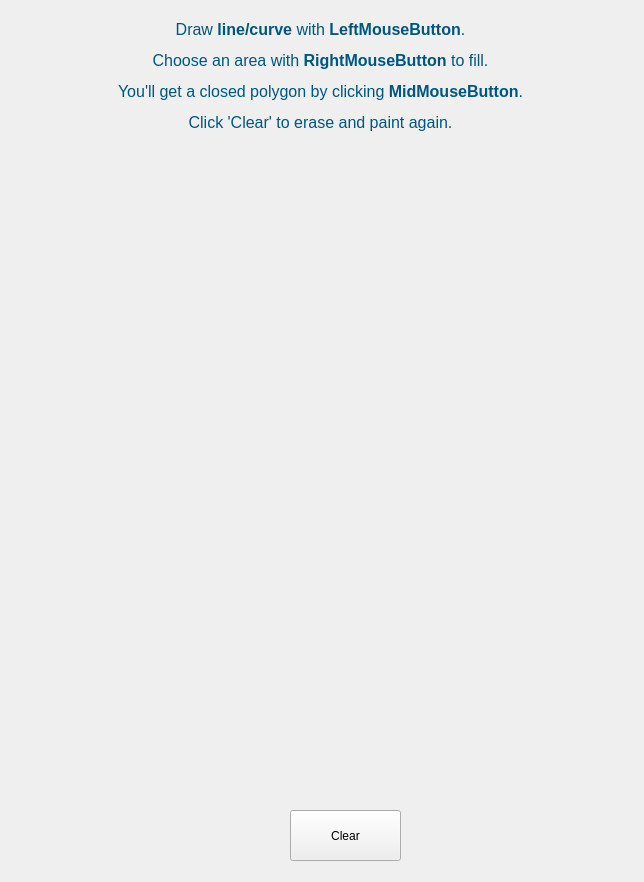
<?xml version="1.0" encoding="UTF-8"?>
<ui version="4.0">
 <class>Fill</class>
 <widget class="QWidget" name="Fill">
  <property name="geometry">
   <rect>
    <x>0</x>
    <y>0</y>
    <width>644</width>
    <height>882</height>
   </rect>
  </property>
  <property name="windowTitle">
   <string>Form</string>
  </property>
  <widget class="QLabel" name="filllabel">
   <property name="geometry">
    <rect>
     <x>40</x>
     <y>20</y>
     <width>561</width>
     <height>111</height>
    </rect>
   </property>
   <property name="frameShape">
    <enum>QFrame::NoFrame</enum>
   </property>
   <property name="frameShadow">
    <enum>QFrame::Sunken</enum>
   </property>
   <property name="text">
    <string>&lt;html&gt;&lt;head/&gt;&lt;body&gt;&lt;p align=&quot;center&quot;&gt;&lt;span style=&quot; font-size:12pt; color:#00557f;&quot;&gt;Draw &lt;/span&gt;&lt;span style=&quot; font-size:12pt; font-weight:600; color:#00557f;&quot;&gt;line/curve&lt;/span&gt;&lt;span style=&quot; font-size:12pt; color:#00557f;&quot;&gt; with &lt;/span&gt;&lt;span style=&quot; font-size:12pt; font-weight:600; color:#00557f;&quot;&gt;LeftMouseButton&lt;/span&gt;&lt;span style=&quot; font-size:12pt; color:#00557f;&quot;&gt;.&lt;/span&gt;&lt;/p&gt;&lt;p align=&quot;center&quot;&gt;&lt;span style=&quot; font-size:12pt; color:#00557f;&quot;&gt;Choose an area with &lt;/span&gt;&lt;span style=&quot; font-size:12pt; font-weight:600; color:#00557f;&quot;&gt;RightMouseButton&lt;/span&gt;&lt;span style=&quot; font-size:12pt; color:#00557f;&quot;&gt; to fill.&lt;/span&gt;&lt;/p&gt;&lt;p align=&quot;center&quot;&gt;&lt;span style=&quot; font-size:12pt; color:#00557f;&quot;&gt;You'll get a closed polygon by clicking&lt;/span&gt;&lt;span style=&quot; font-size:12pt; font-weight:600; color:#00557f;&quot;&gt; MidMouseButton&lt;/span&gt;&lt;span style=&quot; font-size:12pt; color:#00557f;&quot;&gt;.&lt;/span&gt;&lt;/p&gt;&lt;p align=&quot;center&quot;&gt;&lt;span style=&quot; font-size:12pt; color:#00557f;&quot;&gt;Click 'Clear' to erase and paint again.&lt;/span&gt;&lt;/p&gt;&lt;/body&gt;&lt;/html&gt;</string>
   </property>
  </widget>
  <widget class="QPushButton" name="Clear">
   <property name="geometry">
    <rect>
     <x>290</x>
     <y>810</y>
     <width>111</width>
     <height>51</height>
    </rect>
   </property>
   <property name="text">
    <string>Clear</string>
   </property>
  </widget>
  <widget class="QLabel" name="pointNum">
   <property name="geometry">
    <rect>
     <x>90</x>
     <y>140</y>
     <width>231</width>
     <height>41</height>
    </rect>
   </property>
   <property name="text">
    <string/>
   </property>
  </widget>
 </widget>
 <resources/>
 <connections>
  <connection>
   <sender>Clear</sender>
   <signal>clicked()</signal>
   <receiver>Fill</receiver>
   <slot>Clear_click()</slot>
   <hints>
    <hint type="sourcelabel">
     <x>372</x>
     <y>802</y>
    </hint>
    <hint type="destinationlabel">
     <x>552</x>
     <y>817</y>
    </hint>
   </hints>
  </connection>
 </connections>
 <slots>
  <slot>Clear_click()</slot>
  <slot>Loop_click()</slot>
 </slots>
</ui>
